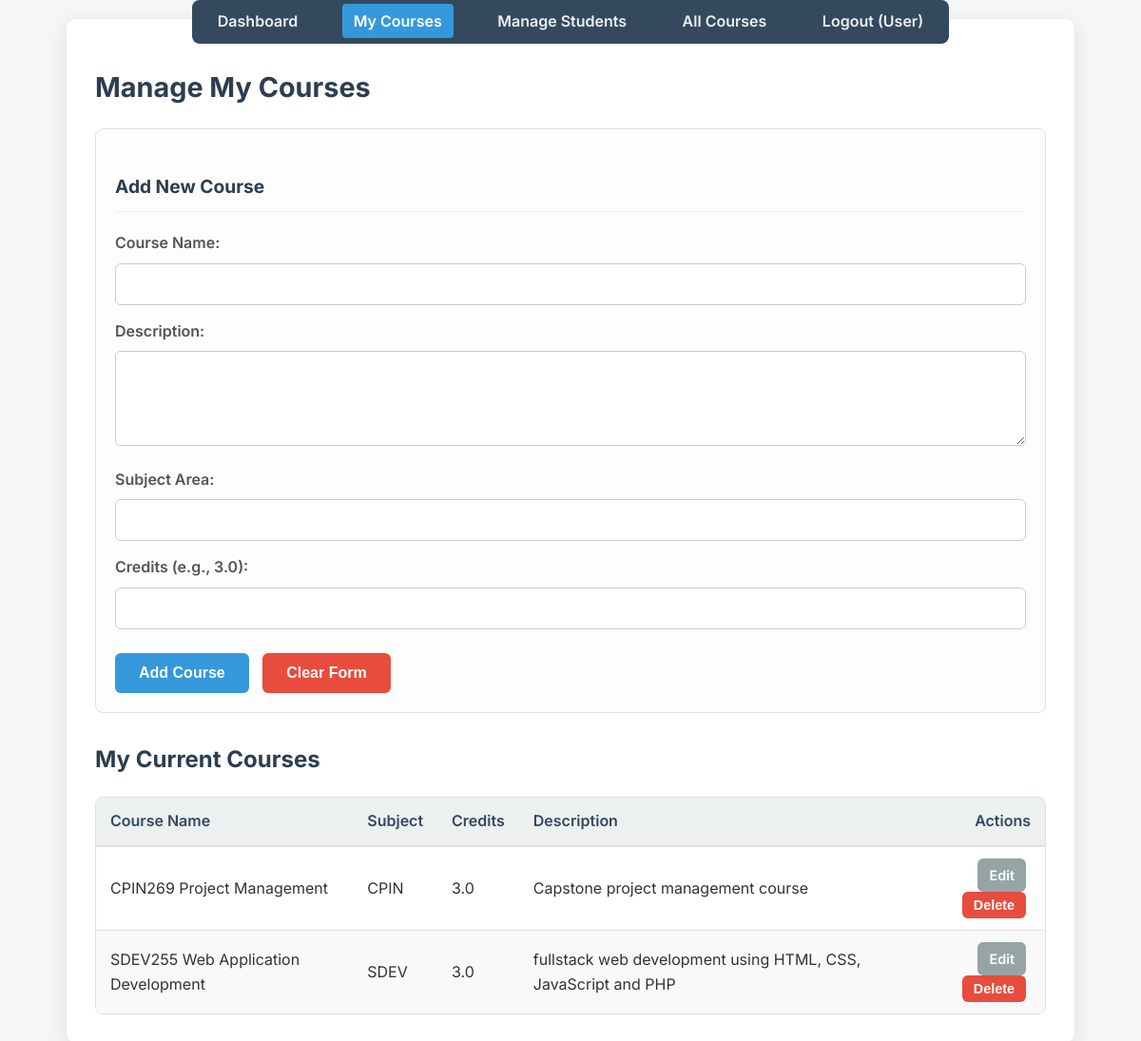
Screenshot of /teacher_courses.php (signed in) with the database file from the repository.
### tables this page shows
CREATE TABLE IF NOT EXISTS `courses` (
  `course_id` int UNSIGNED NOT NULL AUTO_INCREMENT,
  `course_name` varchar(100) NOT NULL,
  `description` text,
  `subject_area` varchar(100) DEFAULT NULL,
  `credits` decimal(3,1) DEFAULT NULL,
  `teacher_id` int UNSIGNED DEFAULT NULL,
  `instructor` varchar(100) DEFAULT NULL,
  PRIMARY KEY (`course_id`),
  KEY `idx_teacher_id` (`teacher_id`)
);

### teacher_courses.php (the view, shortened to what this page needs)
<?php
require_once 'db_connect.php';
require_once 'includes/header.php';
$teacher_id = $_SESSION['user_id'];
$courses = [];
$sql_fetch = "SELECT course_id, course_name, description, subject_area, credits
              FROM Courses
              WHERE teacher_id = ?
              ORDER BY subject_area, course_name";
$stmt_fetch = $conn->prepare($sql_fetch);
if ($stmt_fetch) {
    $stmt_fetch->bind_param("i", $teacher_id);
    $stmt_fetch->execute();
    $result = $stmt_fetch->get_result();
    while ($row = $result->fetch_assoc()) {
        $courses[] = $row;
    }
} else {
    $message = "Error fetching courses: " . $conn->error;
    $message_type = 'error';
    error_log("Prepare failed for course fetch: (" . $conn->errno . ") " . $conn->error);
}
?>
<h1>Manage My Courses</h1>
<section class="form-box" style="margin-bottom: 30px; background-color: #fdfdfd; padding: 20px; border-radius: 8px; border: 1px solid #e0e0e0;">
    <h3>Add New Course</h3>
    <form action="teacher_courses.php" method="post" id="courseForm">
        <label for="course_name">Course Name:</label>
        <input type="text" id="course_name" name="course_name" required>
        <label for="description">Description:</label>
        <textarea id="description" name="description" required></textarea>
        <label for="subject_area">Subject Area:</label>
        <input type="text" id="subject_area" name="subject_area" required>
        <label for="credits">Credits (e.g., 3.0):</label>
        <input type="number" id="credits" name="credits" step="0.1" min="0.5" max="9.0" required>
        <button type="submit">Add Course</button>
        <button type="button" class="clear-btn" id="clearCourseForm">Clear Form</button>
    </form>
</section>
<section>
    <h2>My Current Courses</h2>
    <div class="table-wrapper">
        <table class="data-table">
            <thead>
                <tr>
                    <th>Course Name</th>
                    <th>Subject</th>
                    <th>Credits</th>
                    <th>Description</th>
                    <th>Actions</th>
                </tr>
            </thead>
            <tbody>
                <?php if (!empty($courses)): ?>
                    <?php foreach ($courses as $course): ?>
                        <tr>
                            <td><?php echo htmlspecialchars($course['course_name']); ?></td>
                            <td><?php echo htmlspecialchars($course['subject_area']); ?></td>
                            <td><?php echo htmlspecialchars(number_format($course['credits'], 1)); ?></td>
                            <td><?php echo nl2br(htmlspecialchars($course['description']));  ?></td>
                            <td>
                                <a href="edit_course.php?id=<?php echo $course['course_id']; ?>" class="button-link secondary-btn">Edit</a>
                                <form action="teacher_courses.php" method="post" class="confirm-delete" data-confirm-message="Are you sure you want to delete this course? This will also remove all student enrollments for it.">
                                    <button type="submit" class="clear-btn">Delete</button>
                                </form>
                            </td>
                        </tr>
                    <?php endforeach; ?>
                <?php else: ?>
                    <tr>
                        <td colspan="5">You are not currently assigned to teach any courses. Use the form above to add one.</td>
                    </tr>
                <?php endif; ?>
            </tbody>
        </table>
    </div>
</section>
<?php
require_once 'includes/footer.php';
?>

### style.css (style rules this page uses)
body { font-family: 'Inter', sans-serif; line-height: 1.6; margin: 0; padding: 0; background-color: #f4f7f6; color: #333; display: flex; justify-content: center; align-items: center; min-height: 100vh; }
h1, h2, h3 { color: #2c3e50; margin-bottom: 20px; }
h1 { font-size: 1.8em; }
h2 { font-size: 1.5em; margin-top: 30px; }
h3 { font-size: 1.2em; margin-top: 25px; border-bottom: 1px solid #eee; padding-bottom: 10px; text-align: left; }
form { margin-top: 20px; text-align: left; }
label { display: block; margin-bottom: 8px; font-weight: 600; color: #555; }
input[type="text"], input[type="number"], input[type="date"], input[type="email"], input[type="password"], select, textarea { width: 100%; padding: 12px; margin-bottom: 15px; border: 1px solid #ccc; border-radius: 6px; box-sizing: border-box; transition: border-color 0.3s ease; font-size: 1em; }
textarea { min-height: 100px; resize: vertical; }
button, .button-link { display: inline-block; background-color: #3498db; color: white !important; padding: 12px 25px; border: none; border-radius: 6px; cursor: pointer; font-size: 1em; font-weight: 600; text-decoration: none; transition: background-color 0.3s ease, transform 0.1s ease; margin-right: 10px; margin-top: 10px; text-align: center; width: auto; }
button.clear-btn, .button-link.clear-btn { background-color: #e74c3c; }
button.secondary-btn, .button-link.secondary-btn { background-color: #95a5a6; }
a { color: #3498db; text-decoration: none; transition: color 0.3s ease; }
.table-wrapper { overflow-x: auto; -webkit-overflow-scrolling: touch; border: 1px solid #e0e0e0; border-radius: 8px; margin-top: 20px; background-color: #fff; }
.data-table { width: 100%; border-collapse: collapse; }
.data-table th, .data-table td { border-bottom: 1px solid #e0e0e0; padding: 12px 15px; text-align: left; vertical-align: middle; }
.data-table td:last-child, .data-table th:last-child { text-align: right; }
.data-table td form { margin-top: 0; display: inline-block; margin-left: 5px; }
.data-table td button, .data-table td .button-link { padding: 6px 12px; font-size: 0.9em; margin-top: 0; margin-right: 5px; }
.data-table thead { background-color: #ecf0f1; color: #34495e; border-bottom: 2px solid #dcdcdc; }
.data-table th { font-weight: 600; border-bottom-width: 2px; }
.data-table tbody tr:nth-child(even) { background-color: #f9f9f9; }
.data-table tbody tr:last-child td { border-bottom: none; }

### rows the page displays
courses: course_name "CPIN269 Project Management", subject_area "CPIN", credits "3.0", description "Capstone project management course"
courses: course_name "SDEV255 Web Application Development", subject_area "SDEV", credits "3.0", description "fullstack web development using HTML, CSS, JavaScript and PHP"

### other values shown
$_SESSION['user_name'] "User"
